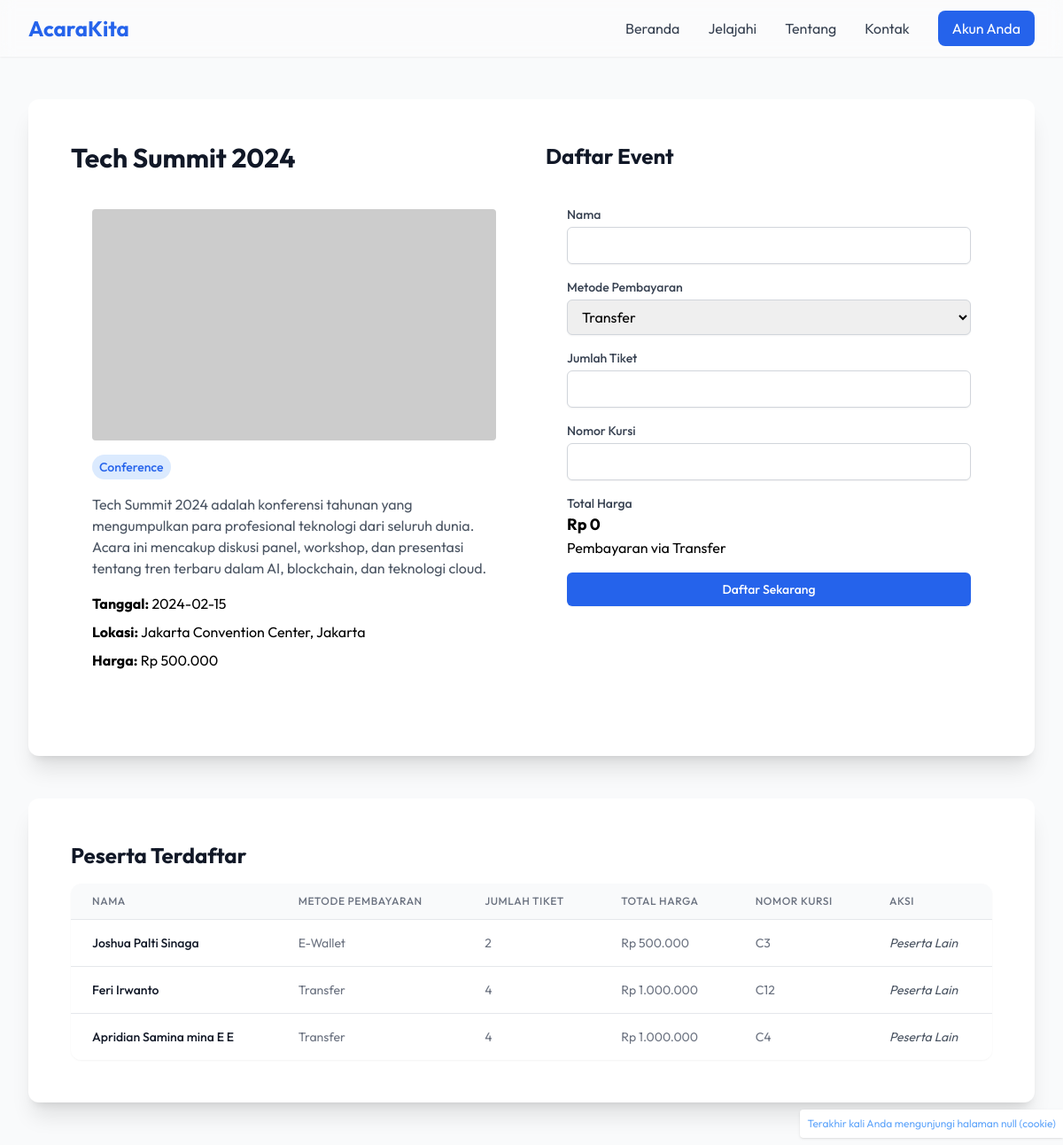
Page /detail.php?id=1 (signed in) on the committed database.
### tables this page shows
CREATE TABLE `events` (
  `id` int(11) NOT NULL,
  `title` varchar(200) NOT NULL,
  `category` varchar(50) NOT NULL,
  `location` varchar(255) NOT NULL,
  `description` text DEFAULT NULL,
  `date` date NOT NULL,
  `price` int(11) NOT NULL,
  `created_at` timestamp NOT NULL DEFAULT current_timestamp()
);

CREATE TABLE `registrations` (
  `id` int(11) NOT NULL,
  `user_id` int(11) NOT NULL,
  `event_id` int(11) NOT NULL,
  `name` varchar(255) NOT NULL,
  `payment_method` enum('Transfer','E-Wallet') NOT NULL,
  `quantity` int(11) NOT NULL,
  `total_price` int(11) NOT NULL,
  `chair_number` int(11) DEFAULT NULL,
  `ip_address` varchar(50) DEFAULT NULL,
  `browser` text DEFAULT NULL,
  `created_at` timestamp NOT NULL DEFAULT current_timestamp()
);

### helper/database/Koneksi.php (called while the page is built, shortened)
<?php
class Koneksi {
    private $connection;
    public function __construct() {
        $this->host = "localhost";
        $this->username = "root";
        $this->password = "";
        $this->database = "acarakita";
        $this->connection = new mysqli($this->host, $this->username, $this->password, $this->database);
    }
    public function getConnection() {
        return $this->connection;
    }
}

### helper/database/EventController.php (called while the page is built, shortened)
<?php
require_once __DIR__ . '/Koneksi.php';
class EventController extends Koneksi {
    public function show($id) {
        $query = "SELECT * FROM events WHERE id=$id";
        $result = mysqli_query($this->getConnection(), $query);
        $row = mysqli_fetch_assoc($result);
        $event = new Event($row['title'], $row['category'], $row['location'], $row['description'], $row['date'], $row['price']);
        $event->id = $row['id'];
        $event->title = $row['title'];
        $event->category = $row['category'];
        $event->location = $row['location'];
        $event->description = $row['description'];
        $event->date = $row['date'];
        $event->price = $row['price'];
        $event->created_at = $row['created_at'];
        return $event;
    }
}
?>

### helper/database/RegistrationController.php (called while the page is built, shortened)
<?php
require_once __DIR__ . '/Koneksi.php';
class RegistrationController extends Koneksi {
    public function findByEventId($event_id) {
        $event_id = mysqli_real_escape_string($this->getConnection(), $event_id);
        $query = "SELECT * FROM registrations WHERE event_id='$event_id'";
        $result = mysqli_query($this->getConnection(), $query);
        $registrations = [];
        while ($row = mysqli_fetch_assoc($result)) {
            $registration = new Registration($row['user_id'], $row['event_id'], $row['name'], $row['payment_method'], $row['quantity'], $row['total_price'], $row['chair_number'], $row['ip_address'], $row['browser']);
            $registration->id = $row['id'];
            $registration->user_id = $row['user_id'];
            $registration->event_id = $row['event_id'];
            $registration->name = $row['name'];
            $registration->payment_method = $row['payment_method'];
            $registration->quantity = $row['quantity'];
            $registration->total_price = $row['total_price'];
            $registration->chair_number = $row['chair_number'];
            $registration->ip_address = $row['ip_address'];
            $registration->browser = $row['browser'];
            $registrations[] = $registration;
        }
        return $registrations;
    }
}
?>

### detail.php (the view, shortened to what this page needs)
<?php
require_once 'helper/database/EventController.php';
require_once 'helper/database/RegistrationController.php';
$eventController = new EventController();
$registrationController = new RegistrationController();
$eventId = isset($_GET['id']) ? $_GET['id'] : null;
if ($eventId) {
    $event = $eventController->show($eventId);
} else {
    header('Location: ../index.php');
    exit;
}
?>
<!DOCTYPE html>
<html lang="id">
<head>
    <script src="https://cdn.tailwindcss.com"></script>
    <link rel="stylesheet" href="./assets/css/style.css">
    <link rel="stylesheet" href="https://cdnjs.cloudflare.com/ajax/libs/font-awesome/6.0.0/css/all.min.css">
</head>
<body class="bg-gray-50">
    <header class="">
        <nav class="bg-white/30 backdrop-blur shadow-sm fixed w-full top-0 z-50">
            <div class="max-w-7xl mx-auto px-4 sm:px-6 lg:px-8">
                <div class="flex justify-between h-16">
                    <div class="flex items-center">
                        <a href="./dashboard.php" class="text-2xl font-bold text-blue-600">AcaraKita</a>
                    </div>
                    <div class="hidden sm:flex items-center space-x-8">
                        <a href="#" class="text-gray-700 transition hover:text-blue-600">Beranda</a>
                        <a href="#" class="text-gray-700 transition hover:text-blue-600">Jelajahi</a>
                        <a href="#" class="text-gray-700 transition hover:text-blue-600">Tentang</a>
                        <a href="#" class="text-gray-700 transition hover:text-blue-600">Kontak</a>
                        <a href="./account.php" class="bg-blue-600 text-white px-4 py-2 rounded-lg hover:bg-blue-700">Akun Anda</a>
                    </div>
                </div>
            </div>
        </nav>
    </header>
    <div class="max-w-7xl mx-auto px-4 sm:px-6 lg:px-8 py-12 mt-16">
        <div class="grid grid-cols-1 lg:grid-cols-2 gap-8 rounded-xl shadow-xl bg-white p-12">
            <div>
                <h1 class="text-3xl font-bold text-gray-900 mb-4"><?php echo $event->title; ?></h1>
                <div class="p-6 mb-6">
                    <img src="https://picsum.photos/700/400" alt="Event Image" class="rounded">
                    <div class="my-4">
                        <span class="inline-block bg-blue-100 text-blue-600 px-2 py-1 rounded-full text-sm font-medium">
                            <?php echo $event->category; ?>
                        </span>
                    </div>
                    <p class="text-gray-600 mb-4"><?php echo $event->description; ?></p>
                    <div class="space-y-2">
                        <p><strong>Tanggal:</strong> <?php echo $event->date; ?></p>
                        <p><strong>Lokasi:</strong> <?php echo $event->location; ?></p>
                        <p><strong>Harga:</strong> Rp <?php echo number_format($event->price, 0, ',', '.'); ?></p>
                    </div>
                </div>
            </div>
            <div>
                <h2 class="text-2xl font-bold text-gray-900 mb-4">Daftar Event</h2>
                <form id="registrationForm" method="POST" action="" class="p-6">
                    <div class="space-y-4">
                        <div>
                            <label for="name" class="block text-sm font-medium text-gray-700">Nama</label>
                            <input type="text" id="name" name="name" require_onced
                                class="mt-1 block w-full px-3 py-2 border border-gray-300 rounded-md shadow-sm focus:outline-none focus:ring-blue-600 focus:border-blue-600">
                        </div>
                        <div>
                            <label for="paymentMethod" class="block text-sm font-medium text-gray-700">Metode Pembayaran</label>
                            <select id="paymentMethod" name="paymentMethod" require_onced
                                class="mt-1 block w-full px-3 py-2 border border-gray-300 rounded-md shadow-sm focus:outline-none focus:ring-blue-600 focus:border-blue-600">
                                <option value="Transfer">Transfer</option>
                            </select>
                        </div>
                        <div>
                            <label for="quantity" class="block text-sm font-medium text-gray-700">Jumlah Tiket</label>
                            <input type="number" id="quantity" name="quantity" require_onced min="1"
                                class="mt-1 block w-full px-3 py-2 border border-gray-300 rounded-md shadow-sm focus:outline-none focus:ring-blue-600 focus:border-blue-600">
                        </div>
                        <div>
                            <label for="chairNumber" class="block text-sm font-medium text-gray-700">Nomor Kursi</label>
                            <input type="number" id="chairNumber" name="chairNumber"
                                class="mt-1 block w-full px-3 py-2 border border-gray-300 rounded-md shadow-sm focus:outline-none focus:ring-blue-600 focus:border-blue-600">
                        </div>
                        <div>
                            <label class="block text-sm font-medium text-gray-700">Total Harga</label>
                            <p id="totalPrice" class="text-lg font-bold">Rp -</p>
                            <p>Pembayaran via <span id="methodStatus">Transfer</span></p>
                        </div>
                        <button type="submit"
                            class="w-full flex justify-center py-2 px-4 border border-transparent rounded-md shadow-sm text-sm font-medium text-white bg-blue-600 hover:bg-blue-700 focus:outline-none focus:ring-2 focus:ring-offset-2 focus:ring-blue-600">
                            Daftar Sekarang
                        </button>
                    </div>
                </form>
            </div>
        </div>
        <div class="mt-12 bg-white rounded-xl shadow-xl p-12">
            <h2 class="text-2xl font-bold text-gray-900 mb-4">Peserta Terdaftar</h2>
            <div class="bg-white rounded-xl shadow-sm overflow-hidden">
                <table class="min-w-full divide-y divide-gray-200">
                    <thead class="bg-gray-50">
                        <tr>
                            <th scope="col" class="px-6 py-3 text-left text-xs font-medium text-gray-500 uppercase tracking-wider">Nama</th>
                            <th scope="col" class="px-6 py-3 text-left text-xs font-medium text-gray-500 uppercase tracking-wider">Metode Pembayaran</th>
                            <th scope="col" class="px-6 py-3 text-left text-xs font-medium text-gray-500 uppercase tracking-wider">Jumlah Tiket</th>
                            <th scope="col" class="px-6 py-3 text-left text-xs font-medium text-gray-500 uppercase tracking-wider">Total Harga</th>
                            <th scope="col" class="px-6 py-3 text-left text-xs font-medium text-gray-500 uppercase tracking-wider">Nomor Kursi</th>
                            <th scope="col" class="px-6 py-3 text-left text-xs font-medium text-gray-500 uppercase tracking-wider">Aksi</th>
                        </tr>
                    </thead>
                    <tbody id="registeredUsersTable" class="bg-white divide-y divide-gray-200">
                        <?php
                        $registeredUsers = [];
                        if ($event) {
                            $registeredUsers = $registrationController->findByEventId($event->id);
                        }
                        foreach ($registeredUsers as $user) {
                            echo '<tr>';
                            echo '<td class="px-6 py-4 whitespace-nowrap text-sm font-medium text-gray-900">' . $user->name . '</td>';
                            echo '<td class="px-6 py-4 whitespace-nowrap text-sm text-gray-500">' . $user->payment_method . '</td>';
                            echo '<td class="px-6 py-4 whitespace-nowrap text-sm text-gray-500">' . $user->quantity . '</td>';
                            echo '<td class="px-6 py-4 whitespace-nowrap text-sm text-gray-500">Rp ' . number_format($user->total_price, 0, ',', '.') . '</td>';
                            echo '<td class="px-6 py-4 whitespace-nowrap text-sm text-gray-500"> C' . ($user->chair_number ? $user->chair_number : '-') . '</td>';
                            if (strval($user->user_id) != strval($_SESSION['user']->id)) {
                                echo '<td class="px-6 py-4 whitespace-nowrap text-sm text-gray-600 italic">Peserta Lain</td>';
                            }
                            echo '</tr>';
                        }
                        ?>
                    </tbody>
                </table>
            </div>
        </div>
    </div>
</body>
</html>

### assets/css/style.css (style rules this page uses)
* { scroll-behavior: smooth; }
body { font-family: "Outfit", sans-serif, system-ui, -apple-system, BlinkMacSystemFont, "Segoe UI", Roboto, Oxygen, Ubuntu, Cantarell, "Open Sans", "Helvetica Neue", sans-serif; }

### rows in the picture
events: title "Tech Summit 2024", category "Conference", description "Tech Summit 2024 adalah konferensi tahunan yang mengumpulkan para profesional teknologi dari seluruh dunia. Acara ini mencakup diskusi panel, workshop, dan presentasi tentang tren terbaru dalam AI, blockchain, dan teknologi cloud.", date "2024-02-15", location "Jakarta Convention Center, Jakarta", price "500.000"
registrations: name "Joshua Palti Sinaga", payment_method "E-Wallet", quantity "2", total_price "500.000", chair_number "3", shows "Peserta Lain"
registrations: name "Feri Irwanto", payment_method "Transfer", quantity "4", total_price "1.000.000", chair_number "12", shows "Peserta Lain"
registrations: name "Apridian Samina mina E E", payment_method "Transfer", quantity "4", total_price "1.000.000", chair_number "4", shows "Peserta Lain"
